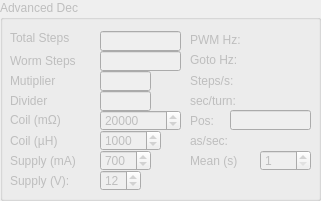
    <widget class="QGroupBox" name="AdvancedDec">
     <property name="enabled">
      <bool>false</bool>
     </property>
     <property name="geometry">
      <rect>
       <x>750</x>
       <y>240</y>
       <width>321</width>
       <height>201</height>
      </rect>
     </property>
     <property name="title">
      <string>Advanced Dec</string>
     </property>
     <widget class="QLineEdit" name="TotalSteps1">
      <property name="geometry">
       <rect>
        <x>100</x>
        <y>31</y>
        <width>81</width>
        <height>20</height>
       </rect>
      </property>
      <property name="readOnly">
       <bool>true</bool>
      </property>
     </widget>
     <widget class="QLineEdit" name="WormSteps1">
      <property name="geometry">
       <rect>
        <x>100</x>
        <y>51</y>
        <width>81</width>
        <height>20</height>
       </rect>
      </property>
      <property name="readOnly">
       <bool>true</bool>
      </property>
     </widget>
     <widget class="QSpinBox" name="Resistance_1">
      <property name="geometry">
       <rect>
        <x>100</x>
        <y>110</y>
        <width>81</width>
        <height>21</height>
       </rect>
      </property>
      <property name="minimum">
       <number>1</number>
      </property>
      <property name="maximum">
       <number>1000000</number>
      </property>
      <property name="value">
       <number>20000</number>
      </property>
     </widget>
     <widget class="QLabel" name="label_22">
      <property name="geometry">
       <rect>
        <x>10</x>
        <y>110</y>
        <width>71</width>
        <height>20</height>
       </rect>
      </property>
      <property name="text">
       <string>Coil (mΩ)</string>
      </property>
     </widget>
     <widget class="QLabel" name="label_23">
      <property name="geometry">
       <rect>
        <x>10</x>
        <y>131</y>
        <width>71</width>
        <height>20</height>
       </rect>
      </property>
      <property name="text">
       <string>Coil (µH)</string>
      </property>
     </widget>
     <widget class="QSpinBox" name="Inductance_1">
      <property name="geometry">
       <rect>
        <x>100</x>
        <y>130</y>
        <width>61</width>
        <height>21</height>
       </rect>
      </property>
      <property name="minimum">
       <number>1</number>
      </property>
      <property name="maximum">
       <number>1000000</number>
      </property>
      <property name="value">
       <number>1000</number>
      </property>
     </widget>
     <widget class="QSpinBox" name="Current_1">
      <property name="geometry">
       <rect>
        <x>100</x>
        <y>150</y>
        <width>51</width>
        <height>21</height>
       </rect>
      </property>
      <property name="minimum">
       <number>1</number>
      </property>
      <property name="maximum">
       <number>100000</number>
      </property>
      <property name="value">
       <number>700</number>
      </property>
     </widget>
     <widget class="QLabel" name="label_24">
      <property name="geometry">
       <rect>
        <x>10</x>
        <y>150</y>
        <width>81</width>
        <height>21</height>
       </rect>
      </property>
      <property name="text">
       <string>Supply (mA)</string>
      </property>
     </widget>
     <widget class="QLineEdit" name="Multiplier1">
      <property name="geometry">
       <rect>
        <x>100</x>
        <y>71</y>
        <width>51</width>
        <height>20</height>
       </rect>
      </property>
      <property name="readOnly">
       <bool>true</bool>
      </property>
     </widget>
     <widget class="QLineEdit" name="Divider1">
      <property name="geometry">
       <rect>
        <x>100</x>
        <y>91</y>
        <width>51</width>
        <height>20</height>
       </rect>
      </property>
      <property name="readOnly">
       <bool>true</bool>
      </property>
     </widget>
     <widget class="QSpinBox" name="Voltage_1">
      <property name="geometry">
       <rect>
        <x>100</x>
        <y>170</y>
        <width>41</width>
        <height>21</height>
       </rect>
      </property>
      <property name="minimum">
       <number>3</number>
      </property>
      <property name="maximum">
       <number>240</number>
      </property>
      <property name="value">
       <number>12</number>
      </property>
     </widget>
     <widget class="QLabel" name="TrackingFrequency_1">
      <property name="geometry">
       <rect>
        <x>190</x>
        <y>70</y>
        <width>121</width>
        <height>21</height>
       </rect>
      </property>
      <property name="text">
       <string>Steps/s:</string>
      </property>
     </widget>
     <widget class="QLabel" name="SPT_1">
      <property name="geometry">
       <rect>
        <x>190</x>
        <y>90</y>
        <width>121</width>
        <height>21</height>
       </rect>
      </property>
      <property name="text">
       <string>sec/turn:</string>
      </property>
     </widget>
     <widget class="QLabel" name="label_37">
      <property name="geometry">
       <rect>
        <x>10</x>
        <y>30</y>
        <width>81</width>
        <height>16</height>
       </rect>
      </property>
      <property name="text">
       <string>Total Steps</string>
      </property>
     </widget>
     <widget class="QLabel" name="label_38">
      <property name="geometry">
       <rect>
        <x>10</x>
        <y>50</y>
        <width>91</width>
        <height>21</height>
       </rect>
      </property>
      <property name="text">
       <string>Worm Steps</string>
      </property>
     </widget>
     <widget class="QLabel" name="label_39">
      <property name="geometry">
       <rect>
        <x>10</x>
        <y>170</y>
        <width>81</width>
        <height>21</height>
       </rect>
      </property>
      <property name="text">
       <string>Supply (V):</string>
      </property>
     </widget>
     <widget class="QLabel" name="label_40">
      <property name="geometry">
       <rect>
        <x>10</x>
        <y>71</y>
        <width>71</width>
        <height>20</height>
       </rect>
      </property>
      <property name="text">
       <string>Mutiplier</string>
      </property>
     </widget>
     <widget class="QLabel" name="label_41">
      <property name="geometry">
       <rect>
        <x>10</x>
        <y>90</y>
        <width>51</width>
        <height>21</height>
       </rect>
      </property>
      <property name="text">
       <string>Divider</string>
      </property>
     </widget>
     <widget class="QLabel" name="PWMFrequency_1">
      <property name="geometry">
       <rect>
        <x>190</x>
        <y>30</y>
        <width>121</width>
        <height>20</height>
       </rect>
      </property>
      <property name="text">
       <string>PWM Hz:</string>
      </property>
     </widget>
     <widget class="QLabel" name="GotoFrequency_1">
      <property name="geometry">
       <rect>
        <x>190</x>
        <y>50</y>
        <width>121</width>
        <height>20</height>
       </rect>
      </property>
      <property name="text">
       <string>Goto Hz:</string>
      </property>
     </widget>
     <widget class="QLineEdit" name="CurrentSteps_1">
      <property name="geometry">
       <rect>
        <x>230</x>
        <y>110</y>
        <width>81</width>
        <height>20</height>
       </rect>
      </property>
      <property name="readOnly">
       <bool>true</bool>
      </property>
     </widget>
     <widget class="QLabel" name="CurrentStepsLabel_1">
      <property name="geometry">
       <rect>
        <x>190</x>
        <y>110</y>
        <width>41</width>
        <height>21</height>
       </rect>
      </property>
      <property name="text">
       <string>Pos:</string>
      </property>
     </widget>
     <widget class="QLabel" name="Rate_1">
      <property name="geometry">
       <rect>
        <x>190</x>
        <y>130</y>
        <width>121</width>
        <height>21</height>
       </rect>
      </property>
      <property name="text">
       <string>as/sec:</string>
      </property>
     </widget>
     <widget class="QSpinBox" name="Mean_1">
      <property name="geometry">
       <rect>
        <x>260</x>
        <y>150</y>
        <width>51</width>
        <height>21</height>
       </rect>
      </property>
      <property name="minimum">
       <number>1</number>
      </property>
      <property name="maximum">
       <number>60</number>
      </property>
      <property name="value">
       <number>1</number>
      </property>
     </widget>
     <widget class="QLabel" name="Rate_3">
      <property name="geometry">
       <rect>
        <x>190</x>
        <y>150</y>
        <width>61</width>
        <height>21</height>
       </rect>
      </property>
      <property name="text">
       <string>Mean (s)</string>
      </property>
     </widget>
    </widget>
